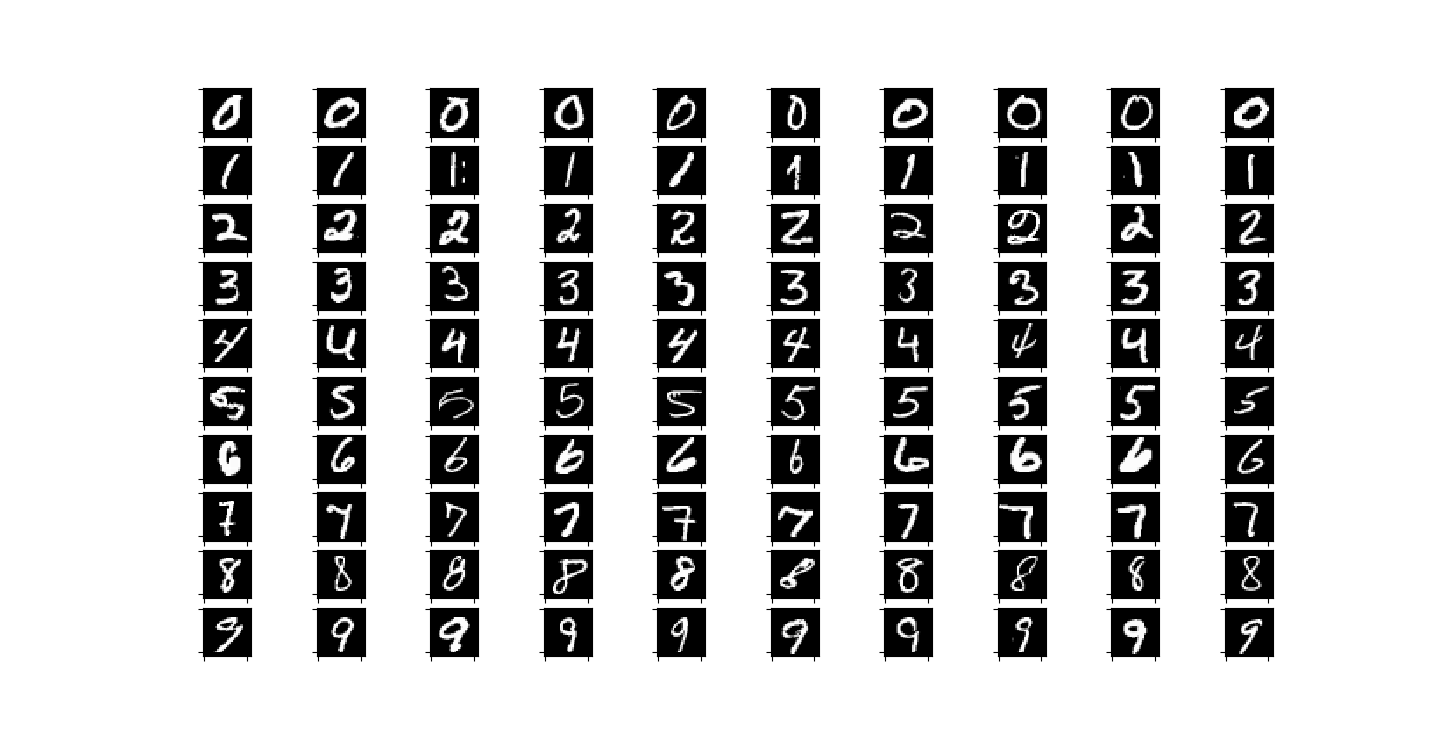

Recreate this plot in Python.
from pylab import *
import numpy as np
from scipy.io import loadmat

M = loadmat("mnist_all.mat")


################################ PART 1 ####################################


def showDigits():
    '''
    Load the dataset from mnist_all.mat. Randomly choose 100 pictures, 10 for each digit
    Combines the 100 pictures to 1 picture and show the picture.
    '''
    M = loadmat("mnist_all.mat")

    f, axarr = plt.subplots(10, 10)
    np.random.seed(1)
    for i in range(10):
        digit = "train" + str(i)
        shape = M[digit].shape
        for j in range(10):
            rand = np.random.randint(0, shape[0])
            axarr[i, j].imshow(M[digit][rand].reshape((28, 28)), cmap=cm.gray)
            plt.setp([axarr[i, j].get_xticklabels()], visible=False)
            plt.setp([axarr[i, j].get_yticklabels()], visible=False)

    plt.show()


################################ PART 2 ####################################


def softmax(y):
    '''Return the output of the softmax function for the matrix of output y. y
    is an NxM matrix where N is the number of outputs for a single case, and M
    is the number of cases'''
    return exp(y) / tile(sum(exp(y), 0), (len(y), 1))


def forward_p2(x, w, b):
    '''
    the input x should be 784 x n, the input w should be 784 x 10, the input b
    should be 10 x 1 in our case
    '''
    Os = dot(w.T, x) + b
    result = softmax(Os)
    return result


################################ PART 3 ####################################


def NLL(y, y_):
    return -sum(y_ * log(y))


def grad_p3(x, w, b, y):
    '''
    return the gradient of weights and the gradient of biases
    '''
    p = forward_p2(x, w, b)
    dc_do = p - y
    return np.dot(dc_do, x.T).T, np.dot(dc_do, np.ones((x.shape[1], 1)))


def cost(p, y):
    cost = 0
    for i in range(p.shape[1]):
        cost += NLL(p[:, i], y[:, i])
    return cost


def check_grad_w(xn, wn, b, y, grad_w):
    h = 0.0001
    wh = np.zeros((784, 10))
    difference_matrix = np.ones((784, 10))
    error = 0
    for j in range(wn.shape[0]):
        for k in range(wn.shape[1]):
            wh[j, k] = h / 2

            wn_m = wn - wh
            p_m = forward_p2(xn, wn_m, b)
            # cost0 = 0
            # for i in range(25):
            #     cost0 += NLL(p_m[:, i], y[:, i])
            cost0 = cost(p_m, y)

            wn_p = wn + wh
            p_p = forward_p2(xn, wn_p, b)
            cost1 = cost(p_p, y)

            difference_matrix[j, k] = (cost1 - cost0) / h - grad_w[j, k]
            error += abs((cost1 - cost0) / h - grad_w[j, k])
            wh[j, k] = 0
    # print(difference_matrix)
    print(
        "The sum of the absolute value of difference for weight is " + str(
            error))
    print(
        "The average of the absolute value of difference for weight is " + str(
            error / 7840))


def check_grad_b(xn, wn, b, y, grad_b):
    h = 0.0001
    bh = np.zeros(b.shape)
    error = 0
    for j in range(b.shape[0]):
        bh[j, 0] = h / 2
        b_p = b + bh
        b_m = b - bh
        p_p = forward_p2(xn, wn, b_p)
        p_m = forward_p2(xn, wn, b_m)

        cost0 = cost(p_m, y)

        cost1 = cost(p_p, y)

        error += abs((cost1 - cost0) / h - grad_b[j, 0])
        bh[j, 0] = 0
    print(
        "The sum of the absolute value of difference for bias is " + str(
            error))
    print(
        "The average of the absolute value of difference for bias is " + str(
            error / 10))


def part3():
    # generating random numbers for test purpose
    np.random.seed(0)
    xn = np.random.rand(784, 25)
    b = np.random.rand(10, 1)
    y = np.zeros((10, 25))
    j = 0
    for i in range(25):
        y[j, i] = 1
        j = (j + 1) % 10
    wn = np.random.rand(784, 10)
    print("Using a random 784 * 25 matrix as x")
    # calculate the gradient value for weights and b
    grad_w, grad_b = grad_p3(xn, wn, b, y)

    # verifying the gradient for weights using finite differences
    check_grad_w(xn, wn, b, y, grad_w)

    # verifying the gradient for biases using finite differences
    check_grad_b(xn, wn, b, y, grad_b)


################################ PART 4 ####################################


def perform(data, weight, bias, answer):
    result = forward_p2(data, weight, bias)
    # correct = 0
    # for i in range(result.shape[1]):
    #     if argmax(result[:, i]) == argmax(answer[:, i]):
    #         correct += 1
    # return correct / result.shape[1]
    return np.mean(np.argmax(answer, 0) == np.argmax(result, 0))


def grad_descent(f, df, x, y, init_t, init_b, alpha, max_iter, test, t_answer,
                 validation, v_answer, plotCurve=True):
    EPS = 1e-5  # EPS = 10**(-5)
    prev_t = init_t - 10 * EPS
    t = init_t.copy()
    prev_b = init_b - 10 * EPS
    b = init_b.copy()
    iter = 0
    perfomance_x = [perform(x, t, b, y)]
    perfomance_t = [perform(test, t, b, t_answer)]
    perfomance_v = [perform(validation, t, b, v_answer)]
    iterations = [0]
    print('Doing gradient Descent')
    while (np.linalg.norm(t - prev_t) + np.linalg.norm(
                b - prev_b)) > EPS and iter < max_iter:
        prev_t = t.copy()
        prev_b = b.copy()
        grad_t, grad_b = df(x, t, b, y)
        t -= alpha * grad_t
        b -= alpha * grad_b
        if iter % 100 == 0:
            print("Iter", iter)
            print("f(x) = %.2f" % (f(forward_p2(x, t, b), y)))
            # print("Gradient: ", df(x, t, b, y), "\n")
        if plotCurve:
            perfomance_x.append(perform(x, t, b, y))
            perfomance_t.append(perform(test, t, b, t_answer))
            perfomance_v.append(perform(validation, t, b, v_answer))
            iterations.append(iter + 1)
        iter += 1
    if plotCurve:
        plt.plot(iterations, perfomance_x)
        plt.plot(iterations, perfomance_t)
        plt.plot(iterations, perfomance_v)
        plt.legend(['Training Set', 'Test Set', 'Validation Set'],
                   loc='upper right')
        plt.axis([-30, max_iter, 0, 1])
        plt.ylabel('Prop. of correct guesses')
        plt.xlabel('Iterations')
        plt.show()
    print('Final Cost is ' + format(f(forward_p2(x, t, b), y), '.2f'))
    return t, b


def get_sets():
    x = np.zeros((784, 4000 * 10))
    y = np.zeros((10, 4000 * 10))
    test_set = np.zeros((784, 850 * 10))
    answer_set = np.zeros((10, 850 * 10))
    validation_set = np.zeros((784, 1000 * 10))
    v_answer_set = np.zeros((10, 1000 * 10))
    np.random.seed(0)
    for i in range(10):
        train = "train" + str(i)
        test = "test" + str(i)
        train_a = M[train].copy()
        test_a = M[train].copy()
        np.random.shuffle(train_a)
        np.random.shuffle(test_a)

        one_hot = [0] * 10
        one_hot[i] = 1
        x[:, 4000 * i:4000 * (i + 1)] = (train_a[0:4000]).T / 255.0
        y[:, 4000 * i:4000 * (i + 1)] = np.array([one_hot] * 4000).T
        test_set[:, 850 * i:850 * (i + 1)] = (test_a[0:850]).T / 255.0
        answer_set[:, 850 * i:850 * (i + 1)] = np.array([one_hot] * 850).T
        validation_set[:, 1000 * i:1000 * (i + 1)] = (train_a[
                                                      4000:5000]).T / 255.0
        v_answer_set[:, 1000 * i:1000 * (i + 1)] = np.array([one_hot] * 1000).T
    return x, y, test_set, answer_set, validation_set, v_answer_set


def part4(iter, graph=True):
    x, y, test_set, answer_set, validation_set, v_answer_set = get_sets()
    # np.random.seed(0)
    init_t = np.zeros((784, 10))
    init_b = np.zeros((10, 1))
    t, b = grad_descent(cost, grad_p3, x, y, init_t, init_b, 0.00003, iter,
                        test_set, answer_set, validation_set,
                        v_answer_set, graph)  # 3000 has highest percentage
    # np.savetxt('weight.txt', t)
    # np.savetxt('bias.txt', b)
    f, axarr = plt.subplots(2, 5)
    for i in range(10):
        axarr[i // 5, i % 5].imshow(t[:, i].reshape((28, 28)), cmap="RdBu")
        axarr[i // 5, i % 5].set_title('Digit' + str(i))
    plt.show()


################################ PART 5 ####################################


def grad_descent_m(f, df, x, y, init_t, init_b, alpha, gamma, max_iter, test,
                   t_answer, validation, v_answer, plotCurve=True):
    EPS = 1e-5  # EPS = 10**(-5)
    prev_t = init_t - 10 * EPS
    t = init_t.copy()
    prev_b = init_b - 10 * EPS
    b = init_b.copy()
    vt = 0
    vb = 0
    iter = 0
    perfomance_x = [perform(x, t, b, y)]
    perfomance_t = [perform(test, t, b, t_answer)]
    perfomance_v = [perform(validation, t, b, v_answer)]
    iterations = [0]
    print('Doing gradient Descent')
    while (np.linalg.norm(t - prev_t) + np.linalg.norm(
                b - prev_b)) > EPS and iter < max_iter:
        prev_t = t.copy()
        prev_b = b.copy()
        grad_t, grad_b = df(x, t, b, y)
        vt = gamma * vt + alpha * grad_t
        vb = gamma * vb + alpha * grad_b
        t -= vt
        b -= vb
        if iter % 100 == 0:
            print("Iter", iter)
            print("f(x) = %.2f" % (f(forward_p2(x, t, b), y)))
            # print("Gradient: ", df(x, t, b, y), "\n")
        if plotCurve:
            perfomance_x.append(perform(x, t, b, y))
            perfomance_t.append(perform(test, t, b, t_answer))
            perfomance_v.append(perform(validation, t, b, v_answer))
            iterations.append(iter + 1)
        iter += 1
    if plotCurve:
        plt.plot(iterations, perfomance_x)
        plt.plot(iterations, perfomance_t)
        plt.plot(iterations, perfomance_v)
        plt.legend(['Training Set', 'Test Set', 'Validation Set'],
                   loc='upper right')
        plt.axis([-30, max_iter, 0, 1])
        plt.ylabel('Prop. of correct guesses')
        plt.xlabel('Iterations')
        plt.show()
    print('Final Cost is ' + format(f(forward_p2(x, t, b), y), '.2f'))
    return t, b


def part5(iter, graph=True):
    x, y, test_set, answer_set, validation_set, v_answer_set = get_sets()
    init_t = np.zeros((784, 10))
    init_b = np.zeros((10, 1))
    t, b = grad_descent_m(cost, grad_p3, x, y, init_t, init_b, 0.00003, 0.9,
                          iter,
                          test_set, answer_set, validation_set,
                          v_answer_set, graph)  # 3000 has highest percentage
    np.savetxt('weight_m.txt', t)
    np.savetxt('bias_m.txt', b)


################################ PART 6 ####################################

def part6_grad_descent_vanilla(x, y, b, init_w, alpha, max_iter, weight1, weight2, digit1, digit2):
    gd_traj = []

    w_adj = np.zeros([784, 10])
    w_adj[weight1][digit1] = 1
    w_adj[weight2][digit2] = 1

    EPS = 1e-5
    w = init_w.copy()
    prev_W = w - 10 * EPS
    iter = 0

    while norm(w - prev_W) > EPS and iter < max_iter:
        if iter % 1 == 0:
            # print(((w * w_adj)[weight1][digit1], (w * w_adj)[weight2][digit2]))
            gd_traj.append(((w * w_adj)[weight1][digit1], (w * w_adj)[weight2][digit2]))
        prev_W = w.copy()
        w -= alpha * grad_p3(x, w, b, y)[0] * w_adj
        iter += 1

    return gd_traj


def part6_grad_descent_momentum(x, y, b, init_w, alpha, gamma, max_iter, weight1, weight2, digit1, digit2):
    mo_traj = []

    w_adj = np.zeros([784, 10])
    w_adj[weight1][digit1] = 1
    w_adj[weight2][digit2] = 1

    EPS = 1e-5
    w = init_w.copy()
    prev_W = w - 10 * EPS
    iter = 0
    v = 0

    while norm(w - prev_W) > EPS and iter < max_iter:
        if iter % 1 == 0:
            # print(((w * w_adj)[weight1][digit1], (w * w_adj)[weight2][digit2]))
            mo_traj.append(((w * w_adj)[weight1][digit1], (w * w_adj)[weight2][digit2]))
        prev_W = w.copy()
        v = gamma * v + alpha * grad_p3(x, w, b, y)[0] * w_adj
        w -= v
        iter += 1

    return mo_traj


def part6a():
    w = np.loadtxt('weight_m.txt')
    b = np.loadtxt('bias_m.txt')
    b = b.reshape((10, 1))
    x = get_sets()[0]
    y = get_sets()[1]
    weight1 = 11 * 28 + 11
    weight2 = 17 * 28 + 17

    w1s = np.arange(-1.2, 1.1, 0.2)
    w2s = np.arange(-1.2, 1.1, 0.2)
    w1z, w2z = np.meshgrid(w1s, w2s)
    C = np.zeros([w1s.size, w2s.size])
    k = 0
    for i, w1 in enumerate(w1s):
        for j, w2 in enumerate(w2s):
            w[weight1][2] = w1
            w[weight2][2] = w2
            p = forward_p2(x, w, b)
            C[i, j] = cost(p, y)
            k += 1
            # print(k)

    CS = plt.contour(w1z, w2z, C, 15)
    plt.legend(loc='upper left')
    plt.clabel(CS, inline=1, fontsize=10)
    plt.title('Contour plot')
    plt.show()


def part6bc():
    w = np.loadtxt('weight_m.txt')
    b = np.loadtxt('bias_m.txt')
    b = b.reshape((10, 1))
    x = get_sets()[0]
    y = get_sets()[1]
    weight1 = 11 * 28 + 11
    weight2 = 17 * 28 + 17

    w[weight1][2] = 0.8
    w[weight2][2] = 0.8

    alpha = 0.0003
    gamma = 0.7

    gd_traj = part6_grad_descent_vanilla(x, y, b, w, alpha, 20, weight1, weight2, 2, 2)
    mo_traj = part6_grad_descent_momentum(x, y, b, w, alpha, gamma, 20, weight1, weight2, 2, 2)

    w1s = np.arange(-1.2, 1.1, 0.2)
    w2s = np.arange(-1.2, 1.1, 0.2)
    w1z, w2z = np.meshgrid(w1s, w2s)
    C = np.zeros([w1s.size, w2s.size])
    k = 0
    for i, w1 in enumerate(w1s):
        for j, w2 in enumerate(w2s):
            w[weight1][2] = w1
            w[weight2][2] = w2
            p = forward_p2(x, w, b)
            C[i, j] = cost(p, y)
            k += 1
            # print(k)

    CS = plt.contour(w1z, w2z, C, 15)
    plt.plot([a for a, b in gd_traj], [b for a, b in gd_traj], 'yo-', label="No Momentum")
    plt.plot([a for a, b in mo_traj], [b for a, b in mo_traj], 'go-', label="Momentum")
    plt.legend(loc='upper left')
    plt.clabel(CS, inline=1, fontsize=10)
    plt.title('Contour plot')
    plt.show()


def part6e():
    w = np.loadtxt('weight_m.txt')
    b = np.loadtxt('bias_m.txt')
    b = b.reshape((10, 1))
    x = get_sets()[0]
    y = get_sets()[1]
    weight1 = 0
    weight2 = 783

    w[weight1][2] = 0.8
    w[weight2][2] = 0.8

    alpha = 0.0003
    gamma = 0.7

    gd_traj = part6_grad_descent_vanilla(x, y, b, w, alpha, 20, weight1, weight2, 2, 2)
    mo_traj = part6_grad_descent_momentum(x, y, b, w, alpha, gamma, 20, weight1, weight2, 2, 2)

    w1s = np.arange(-1.2, 1.1, 0.2)
    w2s = np.arange(-1.2, 1.1, 0.2)
    w1z, w2z = np.meshgrid(w1s, w2s)
    C = np.zeros([w1s.size, w2s.size])
    k = 0
    for i, w1 in enumerate(w1s):
        for j, w2 in enumerate(w2s):
            w[weight1][2] = w1
            w[weight2][2] = w2
            p = forward_p2(x, w, b)
            C[i, j] = cost(p, y)
            k += 1
            # print(k)

    CS = plt.contour(w1z, w2z, C, 15)
    plt.plot([a for a, b in gd_traj], [b for a, b in gd_traj], 'yo-', label="No Momentum")
    plt.plot([a for a, b in mo_traj], [b for a, b in mo_traj], 'go-', label="Momentum")
    plt.legend(loc='upper left')
    plt.clabel(CS, inline=1, fontsize=10)
    plt.title('Contour plot')
    plt.show()

if __name__ == "__main__":
    print("========================= Part 1 =========================")
    showDigits()

    # M = loadmat("mnist_all.mat")
    # x = M["train5"][148:149].T / 255.0
    # result = forward_p2(x, np.random.rand(784, 10), 0.2)
    # print(result)
    print("========================= Part 3 =========================")
    part3()
    print("========================= Part 4 =========================")
    part4(1500)
    print("========================= Part 5 =========================")
    part5(1500)
    print("========================= Part 6 =========================")
    part6a()

    part6bc()

    part6e()
